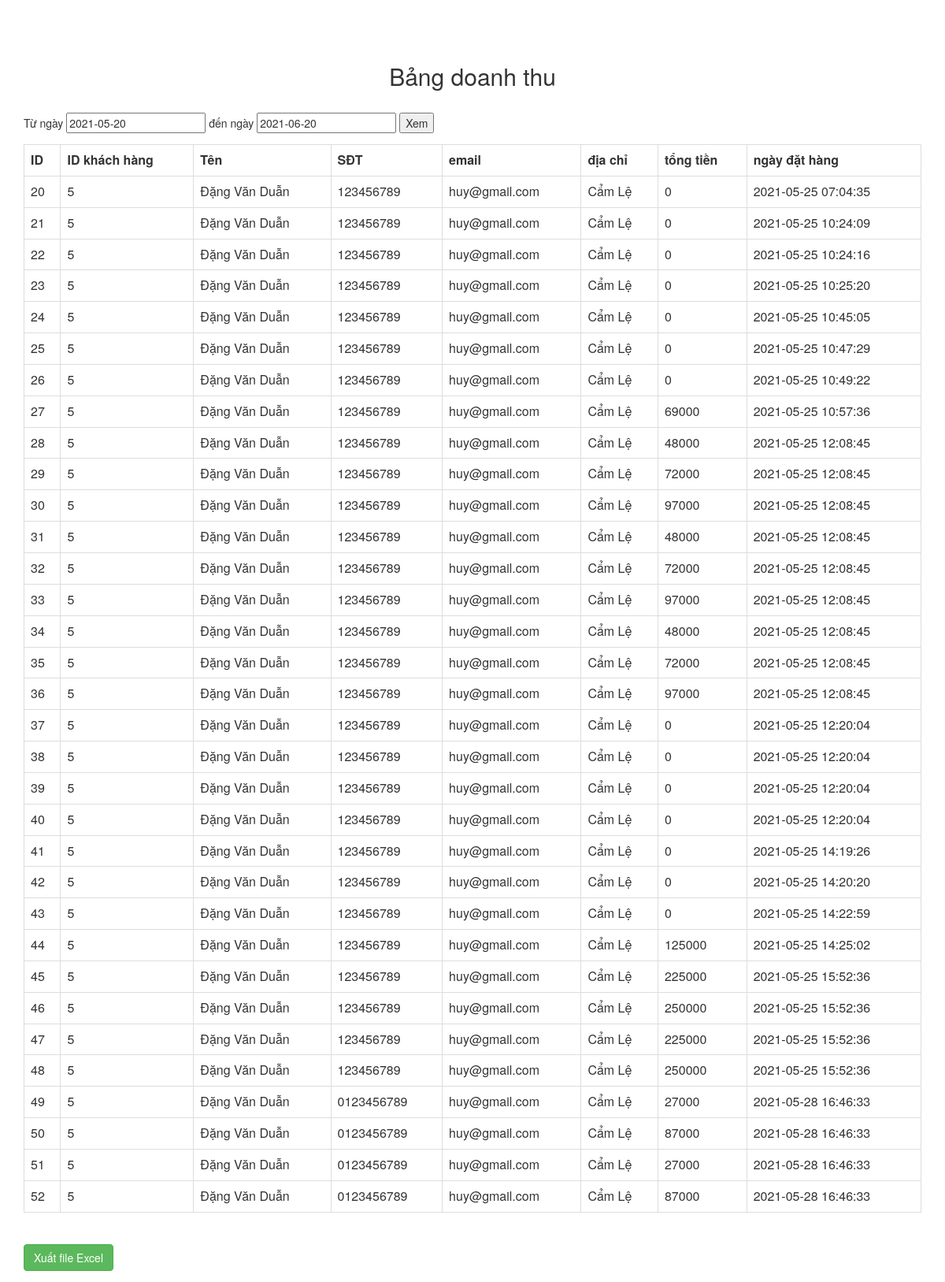
Page /admin/doanh-thu.php on the committed database.
### tables this page shows
CREATE TABLE `transaction` (
  `transaction_id` int(10) NOT NULL,
  `user_id` int(10) NOT NULL,
  `name` varchar(100) NOT NULL,
  `phone` varchar(10) NOT NULL,
  `email` varchar(100) NOT NULL,
  `address` varchar(200) NOT NULL,
  `sum_money` float NOT NULL,
  `total` int(10) NOT NULL,
  `order_day` varchar(20) NOT NULL
);

### admin/doanh-thu.php (the view, shortened to what this page needs)
<?php
$connect = mysqli_connect("localhost", "root", "", "doan2");
$sql = "SELECT * FROM transaction  WHERE order_day BETWEEN '2021-05-25' AND '2021-05-29'";
$result = mysqli_query($connect, $sql);
?>
<html>
 <head>
  <link rel="stylesheet" href="https://maxcdn.bootstrapcdn.com/bootstrap/3.3.6/css/bootstrap.min.css" />
 </head>
 <body>
  <div class="container">
   <br />
   <br />
   <br />
   <div class="table-responsive">
    <h2 align="center">Bảng doanh thu</h2><br />
    <form action="doanh-thu-thang.php" method="GET">
    <lable>Từ ngày</lable>
    <input name="tuNgay" type="text" value="2021-05-20">
    <lable>đến ngày</lable>
    <input name="denNgay" type="text" value="2021-06-20">
    <input name="chonNgay" type="submit" value="Xem">
    </form>
    <table class="table table-bordered">
     <tr>
                         <th>ID</th>
                         <th>ID khách hàng</th>
                         <th>Tên</th>
                         <th>SĐT</th>
                         <th>email</th>
                         <th>địa chỉ</th>
                         <th>tổng tiền</th>
                         <th>ngày đặt hàng</th>
                    </tr>
     <?php
     while($row = mysqli_fetch_array($result))
     {
        echo '
       <tr>
         <td>'.$row["transaction_id"].'</td>
         <td>'.$row["user_id"].'</td>
         <td>'.$row["name"].'</td>
         <td>'.$row["phone"].'</td>
         <td>'.$row["email"].'</td>
         <td>'.$row["address"].'</td>
         <td>'.$row["sum_money"].'</td>
         <td>'.$row["order_day"].'</td>
       </tr>
        ';
     }
     ?>
    </table>
    <br />
    <form method="post" action="export.php">
     <input type="submit" name="export" class="btn btn-success" value="Xuất file Excel" />
    </form>
   </div>
  </div>
 </body>
</html>

### rows in the picture
transaction: transaction_id "20", user "5", name "Đặng Văn Duẫn", phone "123456789", email "huy@gmail.com", address "Cẩm Lệ", sum_money "0", order_day "2021-05-25 07:04:35"
transaction: transaction_id "21", user "5", name "Đặng Văn Duẫn", phone "123456789", email "huy@gmail.com", address "Cẩm Lệ", sum_money "0", order_day "2021-05-25 10:24:09"
transaction: transaction_id "22", user "5", name "Đặng Văn Duẫn", phone "123456789", email "huy@gmail.com", address "Cẩm Lệ", sum_money "0", order_day "2021-05-25 10:24:16"
transaction: transaction_id "23", user "5", name "Đặng Văn Duẫn", phone "123456789", email "huy@gmail.com", address "Cẩm Lệ", sum_money "0", order_day "2021-05-25 10:25:20"
transaction: transaction_id "24", user "5", name "Đặng Văn Duẫn", phone "123456789", email "huy@gmail.com", address "Cẩm Lệ", sum_money "0", order_day "2021-05-25 10:45:05"
transaction: transaction_id "25", user "5", name "Đặng Văn Duẫn", phone "123456789", email "huy@gmail.com", address "Cẩm Lệ", sum_money "0", order_day "2021-05-25 10:47:29"
transaction: transaction_id "26", user "5", name "Đặng Văn Duẫn", phone "123456789", email "huy@gmail.com", address "Cẩm Lệ", sum_money "0", order_day "2021-05-25 10:49:22"
transaction: transaction_id "27", user "5", name "Đặng Văn Duẫn", phone "123456789", email "huy@gmail.com", address "Cẩm Lệ", sum_money "69000", order_day "2021-05-25 10:57:36"
transaction: transaction_id "28", user "5", name "Đặng Văn Duẫn", phone "123456789", email "huy@gmail.com", address "Cẩm Lệ", sum_money "48000", order_day "2021-05-25 12:08:45"
transaction: transaction_id "29", user "5", name "Đặng Văn Duẫn", phone "123456789", email "huy@gmail.com", address "Cẩm Lệ", sum_money "72000", order_day "2021-05-25 12:08:45"
transaction: transaction_id "30", user "5", name "Đặng Văn Duẫn", phone "123456789", email "huy@gmail.com", address "Cẩm Lệ", sum_money "97000", order_day "2021-05-25 12:08:45"
transaction: transaction_id "31", user "5", name "Đặng Văn Duẫn", phone "123456789", email "huy@gmail.com", address "Cẩm Lệ", sum_money "48000", order_day "2021-05-25 12:08:45"
transaction: transaction_id "32", user "5", name "Đặng Văn Duẫn", phone "123456789", email "huy@gmail.com", address "Cẩm Lệ", sum_money "72000", order_day "2021-05-25 12:08:45"
transaction: transaction_id "33", user "5", name "Đặng Văn Duẫn", phone "123456789", email "huy@gmail.com", address "Cẩm Lệ", sum_money "97000", order_day "2021-05-25 12:08:45"
transaction: transaction_id "34", user "5", name "Đặng Văn Duẫn", phone "123456789", email "huy@gmail.com", address "Cẩm Lệ", sum_money "48000", order_day "2021-05-25 12:08:45"
transaction: transaction_id "35", user "5", name "Đặng Văn Duẫn", phone "123456789", email "huy@gmail.com", address "Cẩm Lệ", sum_money "72000", order_day "2021-05-25 12:08:45"
transaction: transaction_id "36", user "5", name "Đặng Văn Duẫn", phone "123456789", email "huy@gmail.com", address "Cẩm Lệ", sum_money "97000", order_day "2021-05-25 12:08:45"
transaction: transaction_id "37", user "5", name "Đặng Văn Duẫn", phone "123456789", email "huy@gmail.com", address "Cẩm Lệ", sum_money "0", order_day "2021-05-25 12:20:04"
transaction: transaction_id "38", user "5", name "Đặng Văn Duẫn", phone "123456789", email "huy@gmail.com", address "Cẩm Lệ", sum_money "0", order_day "2021-05-25 12:20:04"
transaction: transaction_id "39", user "5", name "Đặng Văn Duẫn", phone "123456789", email "huy@gmail.com", address "Cẩm Lệ", sum_money "0", order_day "2021-05-25 12:20:04"
transaction: transaction_id "40", user "5", name "Đặng Văn Duẫn", phone "123456789", email "huy@gmail.com", address "Cẩm Lệ", sum_money "0", order_day "2021-05-25 12:20:04"
transaction: transaction_id "41", user "5", name "Đặng Văn Duẫn", phone "123456789", email "huy@gmail.com", address "Cẩm Lệ", sum_money "0", order_day "2021-05-25 14:19:26"
transaction: transaction_id "42", user "5", name "Đặng Văn Duẫn", phone "123456789", email "huy@gmail.com", address "Cẩm Lệ", sum_money "0", order_day "2021-05-25 14:20:20"
transaction: transaction_id "43", user "5", name "Đặng Văn Duẫn", phone "123456789", email "huy@gmail.com", address "Cẩm Lệ", sum_money "0", order_day "2021-05-25 14:22:59"
transaction: transaction_id "44", user "5", name "Đặng Văn Duẫn", phone "123456789", email "huy@gmail.com", address "Cẩm Lệ", sum_money "125000", order_day "2021-05-25 14:25:02"
transaction: transaction_id "45", user "5", name "Đặng Văn Duẫn", phone "123456789", email "huy@gmail.com", address "Cẩm Lệ", sum_money "225000", order_day "2021-05-25 15:52:36"
transaction: transaction_id "46", user "5", name "Đặng Văn Duẫn", phone "123456789", email "huy@gmail.com", address "Cẩm Lệ", sum_money "250000", order_day "2021-05-25 15:52:36"
transaction: transaction_id "47", user "5", name "Đặng Văn Duẫn", phone "123456789", email "huy@gmail.com", address "Cẩm Lệ", sum_money "225000", order_day "2021-05-25 15:52:36"
transaction: transaction_id "48", user "5", name "Đặng Văn Duẫn", phone "123456789", email "huy@gmail.com", address "Cẩm Lệ", sum_money "250000", order_day "2021-05-25 15:52:36"
transaction: transaction_id "49", user "5", name "Đặng Văn Duẫn", phone "0123456789", email "huy@gmail.com", address "Cẩm Lệ", sum_money "27000", order_day "2021-05-28 16:46:33"
transaction: transaction_id "50", user "5", name "Đặng Văn Duẫn", phone "0123456789", email "huy@gmail.com", address "Cẩm Lệ", sum_money "87000", order_day "2021-05-28 16:46:33"
transaction: transaction_id "51", user "5", name "Đặng Văn Duẫn", phone "0123456789", email "huy@gmail.com", address "Cẩm Lệ", sum_money "27000", order_day "2021-05-28 16:46:33"
transaction: transaction_id "52", user "5", name "Đặng Văn Duẫn", phone "0123456789", email "huy@gmail.com", address "Cẩm Lệ", sum_money "87000", order_day "2021-05-28 16:46:33"
